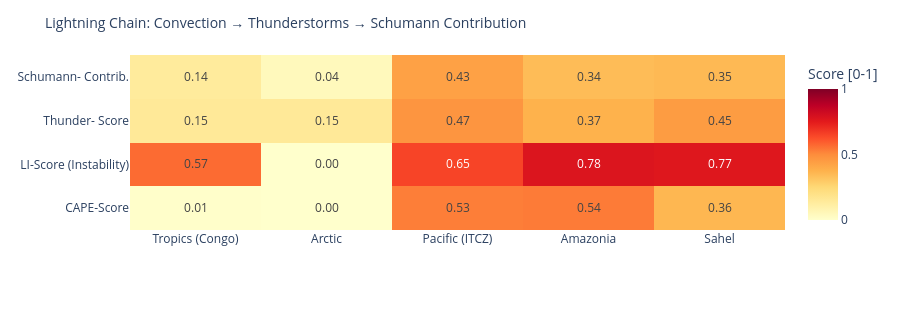

Notebook code cell kept with this figure:
### Code cell
# ============================================================
# LIGHTNING CHAIN: Convection → Thunderstorms → Schumann
# Shows the causal chain per measurement point as heatmap
# ============================================================

def cape_score(v):
    """CAPE → normalized score [0,1]"""
    if v is None or pd.isna(v): return 0.0
    return min(1.0, float(v) / 3000)

def li_score(v):
    """Lifted Index: negative = unstable → score [0,1]"""
    if v is None or pd.isna(v): return 0.3
    return min(1.0, max(0.0, (-float(v) + 6) / 12))

def cloud_score(v):
    if v is None or pd.isna(v): return 0.3
    return float(v) / 100

def thunder_score(row):
    """Kombinierter Gewitterwahrscheinlichkeits-Score
    CAPE + LI + Bedeckung + WMO-Gewitter + konvektiver Niederschlag (showers)
    Hinweis: X-Ray und Kp sind kein Bestandteil – nur geomagn./solarer Kontext.
    """
    cs = cape_score(row.get('cape'))
    ls = li_score(row.get('li'))
    cl = cloud_score(row.get('cloud'))
    t  = 1.0 if row.get('thunderstorm') else 0.0
    # Convective precipitation (showers) as additional indicator
    sh = min(1.0, (row.get('showers') or 0) / 5.0)
    return round(cs * 0.30 + ls * 0.25 + cl * 0.15 + t * 0.20 + sh * 0.10, 3)

def schumann_contribution(t_score, lat):
    """Schumann contribution: higher in tropics (±30°), scaled by thunderstorm score"""
    lat_weight = max(0.3, 1.0 - abs(lat) / 60)
    return round(t_score * lat_weight, 3)

df_atm['cape_score']   = df_atm.apply(lambda r: cape_score(r['cape']), axis=1)
df_atm['li_score']     = df_atm.apply(lambda r: li_score(r['li']),    axis=1)
df_atm['thunder_score']= df_atm.apply(lambda r: thunder_score(r.to_dict()), axis=1)
df_atm['schumann_contribution'] = df_atm.apply(
    lambda r: schumann_contribution(r['thunder_score'], r['lat']), axis=1)

metrics = ['cape_score', 'li_score', 'thunder_score', 'schumann_contribution']
labels  = ['CAPE-Score', 'LI-Score\n(Instability)', 'Thunder-\nScore', 'Schumann-\nContrib.']
z_data  = [df_atm[m].tolist() for m in metrics]

fig = go.Figure(go.Heatmap(
    z=z_data,
    x=df_atm['point'].tolist(),
    y=labels,
    colorscale='YlOrRd',
    zmin=0, zmax=1,
    text=[[f'{v:.2f}' for v in row] for row in z_data],
    texttemplate='%{text}', textfont=dict(size=12),
    colorbar=dict(title='Score [0-1]')
))
fig.update_layout(
    title=dict(text='Lightning Chain: Convection → Thunderstorms → Schumann Contribution', font=dict(size=14)),
    height=310,
    plot_bgcolor='rgba(0,0,0,0)', paper_bgcolor='rgba(0,0,0,0)',
    margin=dict(l=130, r=80, t=55, b=80)
)
fig.show()

### Figure 1 — Plotly figure (JSON) as saved in the notebook; plotly's stock layout.template omitted (floating-point values rounded to 4 significant figures)
{"data": [{"colorbar": {"title": {"text": "Score [0-1]"}}, "colorscale": [[0.0, "rgb(255,255,204)"], [0.125, "rgb(255,237,160)"], [0.25, "rgb(254,217,118)"], [0.375, "rgb(254,178,76)"], [0.5, "rgb(253,141,60)"], [0.625, "rgb(252,78,42)"], [0.75, "rgb(227,26,28)"], [0.875, "rgb(189,0,38)"], [1.0, "rgb(128,0,38)"]], "text": [["0.01", "0.00", "0.53", "0.54", "0.36"], ["0.57", "0.00", "0.65", "0.78", "0.77"], ["0.15", "0.15", "0.47", "0.37", "0.45"], ["0.14", "0.04", "0.43", "0.34", "0.35"]], "textfont": {"size": 12}, "texttemplate": "%{text}", "type": "heatmap", "x": ["Tropics (Congo)", "Arctic", "Pacific (ITCZ)", "Amazonia", "Sahel"], "y": ["CAPE-Score", "LI-Score\n(Instability)", "Thunder-\nScore", "Schumann-\nContrib."], "z": [[0.006667, 0.0, 0.53, 0.5367, 0.36], [0.5667, 0.0, 0.65, 0.775, 0.7667], [0.148, 0.15, 0.472, 0.374, 0.45], [0.138, 0.045, 0.433, 0.343, 0.352]], "zmax": 1, "zmin": 0}], "layout": {"height": 310, "margin": {"b": 80, "l": 130, "r": 80, "t": 55}, "paper_bgcolor": "rgba(0,0,0,0)", "plot_bgcolor": "rgba(0,0,0,0)", "title": {"font": {"size": 14}, "text": "Lightning Chain: Convection → Thunderstorms → Schumann Contribution"}}}
